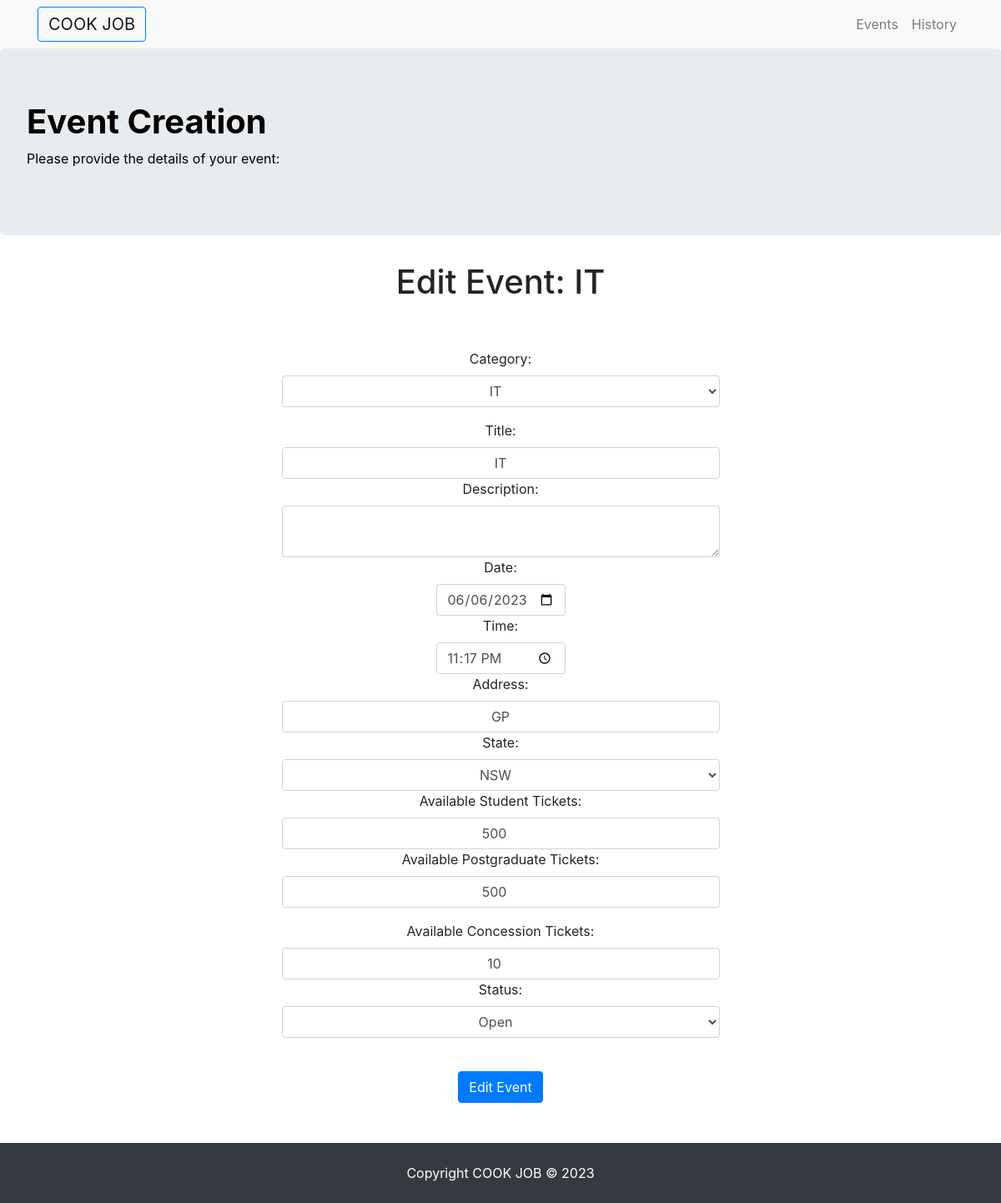
/event_details/1/update, run on an earlier commit of the app's database.
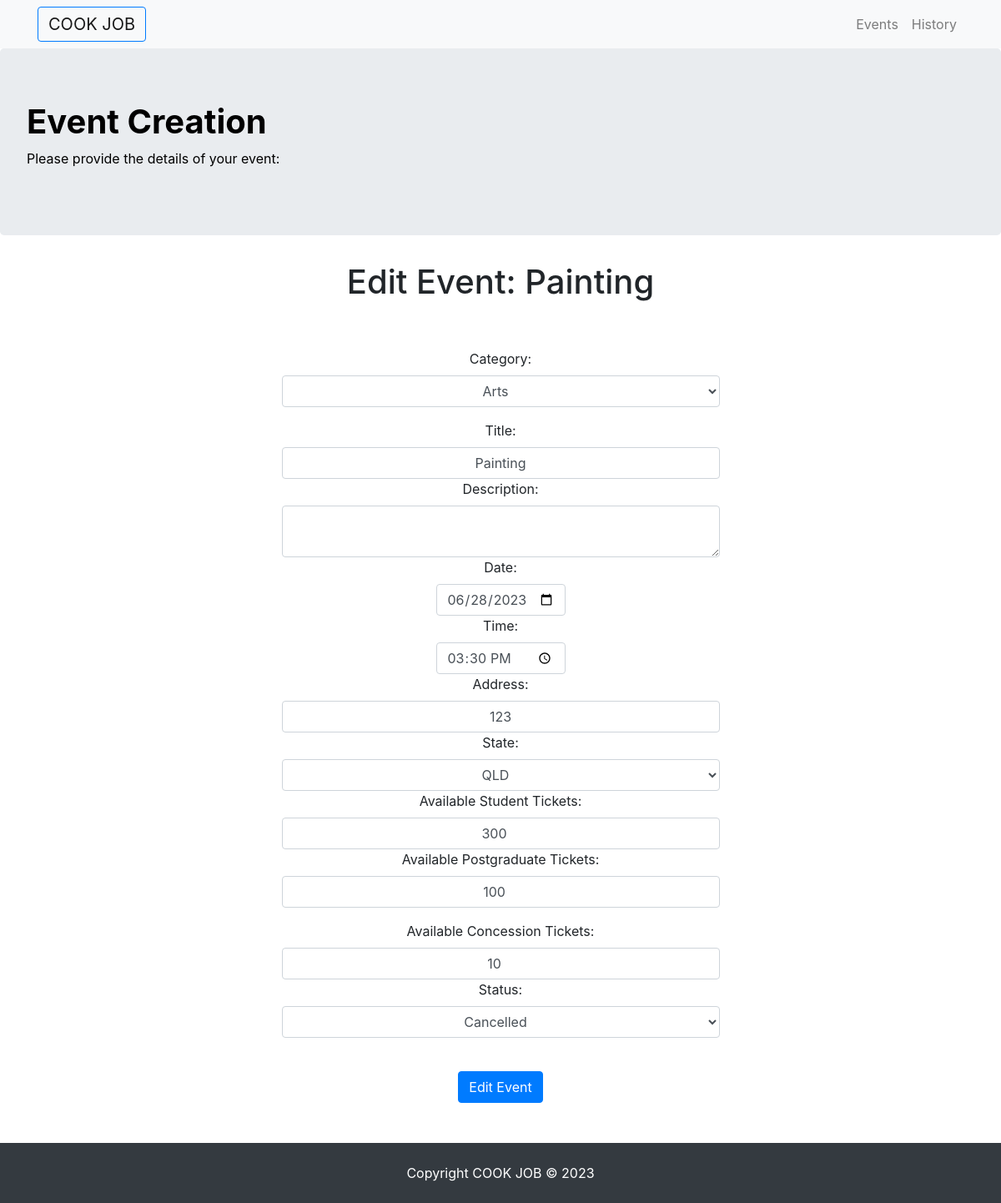
And on a later commit of the database.
### cookjob/models.py (models this page shows, shortened)
class Event(db.Model):
    __tablename__ = 'events'
    id = db.Column(db.Integer, primary_key=True)
    user_id = db.Column(db.String(100), nullable=False)
    title = db.Column(db.String(100), nullable=False)
    description = db.Column(db.Text, nullable=False)
    date = db.Column(db.DateTime, nullable=False)
    time = db.Column(db.Time, nullable=False)
    address = db.Column(db.String(100), nullable=False)
    states = db.Column(db.String(100), nullable=False)
    image = db.Column(db.String(255))
    postgraduate = db.Column(db.Integer, nullable=False)
    student = db.Column(db.Integer, nullable=False)
    concession = db.Column(db.Integer, nullable=False)
    category = db.Column(db.String(100), nullable=False)
    status = db.Column(db.String(100), nullable=False)
    comments = db.relationship('Comment', backref='event', cascade='all, delete-orphan', lazy=True)

### cookjob/__init__.py (the view, shortened to what this page needs)
    @app.route('/event_details/<event_id>/update', methods=['GET', 'POST'])
    def edit(event_id):
        event = Event.query.get_or_404(event_id)
        return render_template('event_creation_update.html', event=event)

### cookjob/templates/event_creation_update.html (shortened to what this page needs)
{% extends 'base.html' %}
{% block css %}
<link rel="stylesheet" href="{{ url_for('static', filename='/event_creation_update.css') }}">
{% endblock%}
{% block content %}
<body>
    <nav class="navbar navbar-expand-lg navbar-light bg-light">
        <div class="container">
            <a class="navbar-brand mr-auto btn btn-outline-primary" href="/">COOK JOB</a>
            <ul class="navbar-nav flex-row ml-auto">
                <li class="nav-item">
                    <a class="nav-link" href="/events/">Events</a>
                </li>
                <li class="nav-item">
                    <a class="nav-link" href="/user_booking_history">History</a>
                </li>
            </ul>
        </div>
    </nav>
    <div class="jumbotron jumbotron-with-bg-image">
        <h1><b>Event Creation</b></h1>
        <p>Please provide the details of your event: </p>
    </div>
    <div class="container">
        <form method="POST">
            <h1 class="center">
                Edit Event: {{ event.title }}
            </h1>
            <br>
            <br>
            <div class="container center col-md-6">
                <div class="form-group">
                    <label for="category">Category: </label>
                    <select id="category" name="category" class="form-control center">
                        <option value="{{event.category}}">{{event.category}}</option>
                    </select>
                </div>
                <label for="title">Title:</label>
                <input type="text" name="title" value={{ event.title }} placeholder="title" class="form-control center">
                <label for="description">Description:</label>
                <textarea name="description" value={{ event.description }} placeholder="description"
                    class="form-control center">
                        </textarea>
                <div class="row">
                    <div class="container col-md-4 center">
                        <label for="date">Date:</label>
                        <input type="date" name="date" value={{ event.date }} placeholder="date" class="form-control">
                        <label for="time">Time:</label>
                        <input type="time" name="time" value={{ event.time }} placeholder="time" class="form-control">
                    </div>
                </div>
                <label for="address">Address:</label>
                <input type="text" name="address" value={{ event.address }} placeholder="address"
                    class="form-control center">
                <label for="states">State:</label>
                <select id="states" name="states" class="form-control center">
                    <option value="{{event.states}}">{{event.states}}</option>
                </select>
                <label for="student">Available Student Tickets:</label>
                <input type="number" name="student" value={{ event.student }} placeholder="student"
                    class="form-control center">
                <label for="postgraduate">Available Postgraduate Tickets:</label>
                <input type="number" name="postgraduate" value={{ event.postgraduate }} placeholder="postgraduate"
                    class="form-control center">
                <p>
                    <label for="concession">Available Concession Tickets:</label>
                    <input type="number" name="concession" value={{ event.concession }} placeholder="concession"
                        class="form-control center">
                    <label for="status">Status:</label>
                    <select id="status" name="status" class="form-control center">
                        <option value="{{event.status}}">{{event.status}}</option>
                    </select>
                    <br>
                <div class="container center col-md-4">
                    <form method="POST" action="{{ url_for('edit', event_id=event.id) }}">
                        <input type="submit" value="Edit Event" class="btn btn-primary">
                    </form>
                </div>
        </form>
        <br>
        <br>
    </div>
    {% endblock%}

What changed in the data, as far as the page shows it:
changed Event: title "IT" → "Painting"; category "IT" → "Arts"; time "23:17:00" → "15:30:00"; states "NSW" → "QLD"; student "500" → "300"; postgraduate "500" → "100"; status "Open" → "Cancelled"; address "GP" → (not shown)
Also different on the page:
form field date: "06/06/2023" → "06/28/2023"
form field address: (not shown) → "123"
